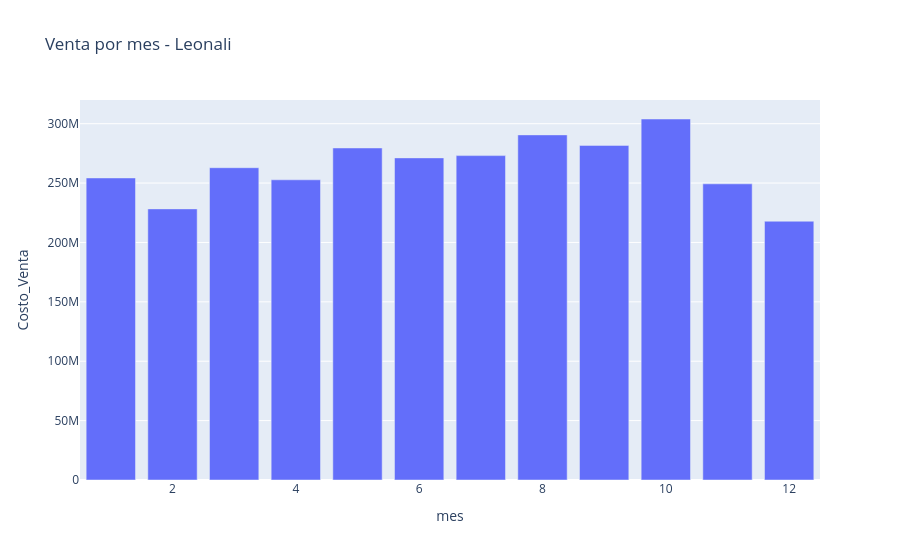

Notebook cell for this chart:
### Code cell
fig = px.bar(
    df.groupby('mes')['Costo_Venta'].sum().reset_index(),
    x='mes',
    y='Costo_Venta',
    title='Venta por mes - Leonali'
)
fig.show()
fig.write_image('../reports/08_venta_por_mes.png', width=1200, height=500)

### Figure 1 — Plotly figure (JSON) as saved in the notebook; plotly's stock layout.template omitted (floating-point values rounded to 4 significant figures)
{"data": [{"hovertemplate": "mes=%{x}<br>Costo_Venta=%{y}<extra></extra>", "legendgroup": "", "marker": {"color": "#636efa", "pattern": {"shape": ""}}, "name": "", "orientation": "v", "showlegend": false, "textposition": "auto", "type": "bar", "x": [1, 2, 3, 4, 5, 6, 7, 8, 9, 10, 11, 12], "xaxis": "x", "y": [254300000.0, 228300000.0, 262900000.0, 252700000.0, 279600000.0, 271200000.0, 273100000.0, 290600000.0, 281700000.0, 303900000.0, 249400000.0, 217900000.0], "yaxis": "y"}], "layout": {"barmode": "relative", "legend": {"tracegroupgap": 0}, "title": {"text": "Venta por mes - Leonali"}, "xaxis": {"anchor": "y", "domain": [0, 1], "title": {"text": "mes"}}, "yaxis": {"anchor": "x", "domain": [0, 1], "title": {"text": "Costo_Venta"}}}}
